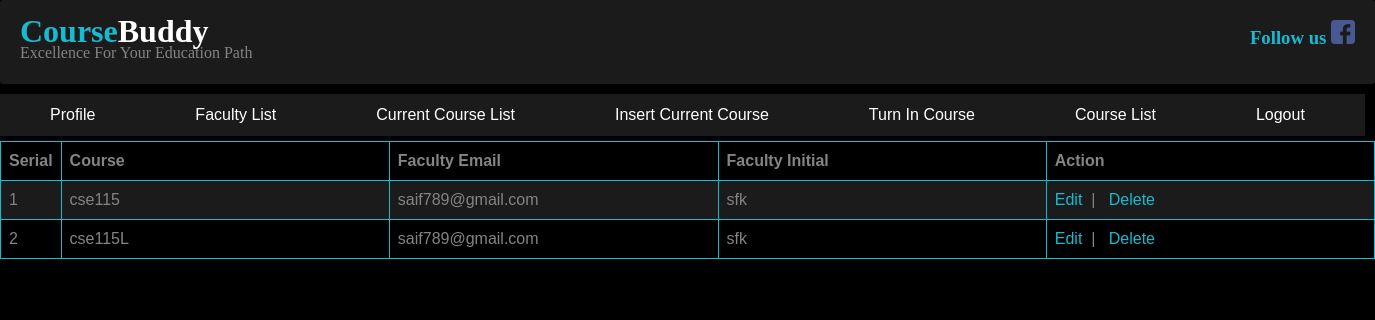
The app's page /show_current_course.php (signed in) with its own data.
### tables this page shows
CREATE TABLE `current_course_list` (
  `id` int(20) NOT NULL,
  `coursename` varchar(20) NOT NULL,
  `faculty_email` varchar(64) NOT NULL,
  `faculty_initial` varchar(20) NOT NULL
);

### show_current_course.php (the view, shortened to what this page needs)
<?php
$host = "localhost";
$user = "root";
$password = "";
$db = "coursebuddy";
$link = mysqli_connect($host,$user,$password,$db);
?>
<!DOCTYPE html>
<html>
<head>
    <link rel="stylesheet" type="text/css" href="css/style.css">
    <link rel="stylesheet" type="text/css" href="css/login.css">
</head>
<?php
include ('header.php');
?>
<div class="fix admin_menu">
    <ul>
        <li><a href="welcomeadmin.php">Profile</a></li>
        <li><a href="facultyListForAdmin.php">Faculty List</a></li>
        <li ><a href="show_current_course.php">Current Course List</a></li>
        <li ><a href="current_course_offer.php">Insert Current Course</a></li>
        <li ><a href="insertCourse.php">Turn In Course</a></li>
        <li><a href="show_course_list.php">Course List</a></li>
        <li><a href="logout.php">Logout</a></li>
    </ul>
</div>
<?php
if (isset($_SESSION['email']) == true) {
    $sql = "select * from current_course_list";
    $result = mysqli_query($link, $sql);
    ?>
    <table class="table table-striped">
        <tr>
            <th width="4%">Serial</th>
            <th width="24%">Course</th>
            <th width="24%">Faculty Email</th>
            <th width="24%">Faculty Initial</th>
            <th width="24%">Action</th>
        </tr>
        <?php
        if ($result) {
            $i = 0;
            foreach ($result as $sdata) {
                $i++;
                ?>
                <tr>
                    <td><?php echo $i;?></td>
                    <td><?php echo $sdata['coursename']?></td>
                    <td><?php echo $sdata['faculty_email']?></td>
                    <td><?php echo $sdata['faculty_initial']?></td>
                    <td>
                        <a class="btn btn-primary" style="text-decoration: none; color: #16BBD2" href="#?id=<?php echo $sdata['id'];?>">Edit</a>&nbsp&nbsp|&nbsp&nbsp
                        <a class="btn btn-primary" style="text-decoration: none; color: #16BBD2" href="#?id=<?php echo $sdata['id'];?>">Delete</a>
                    </td>
                </tr>
            <?php } }else{?>
            <tr><td colspan="5"><h2>No user data found</h2></td></tr>
        <?php } ?>
    </table>
    <?php
}else{
    header("location: adminLogIn.php");
}
?>
</html>

### css/style.css (style rules this page uses)
* { margin:0;padding:0 }
.fix { overflow: hidden; }
.admin_menu { overflow: hidden;width: 1365px; background: #1B1B1B;margin-bottom: 5px;margin-top: 5px;float: left; }
.admin_menu ul { margin: 0;padding: 0;list-style: none; }
.admin_menu ul li { float:left; }
.admin_menu ul li a { display:block;text-decoration:none;color: #FFFFFF;padding: 10px 50px; }

### show_current_course.php (style rules this page uses)
table { font-family: arial, sans-serif; border-collapse: collapse; width: 100%; }
td, th { border: 1px solid #16BBD2; text-align: left; padding: 8px; }
tr:nth-child(even) { background-color: #1B1B1B; }

### records on screen
current_course_list: coursename "cse115", faculty_email "saif789@gmail.com", faculty_initial "sfk"
current_course_list: coursename "cse115L", faculty_email "saif789@gmail.com", faculty_initial "sfk"
